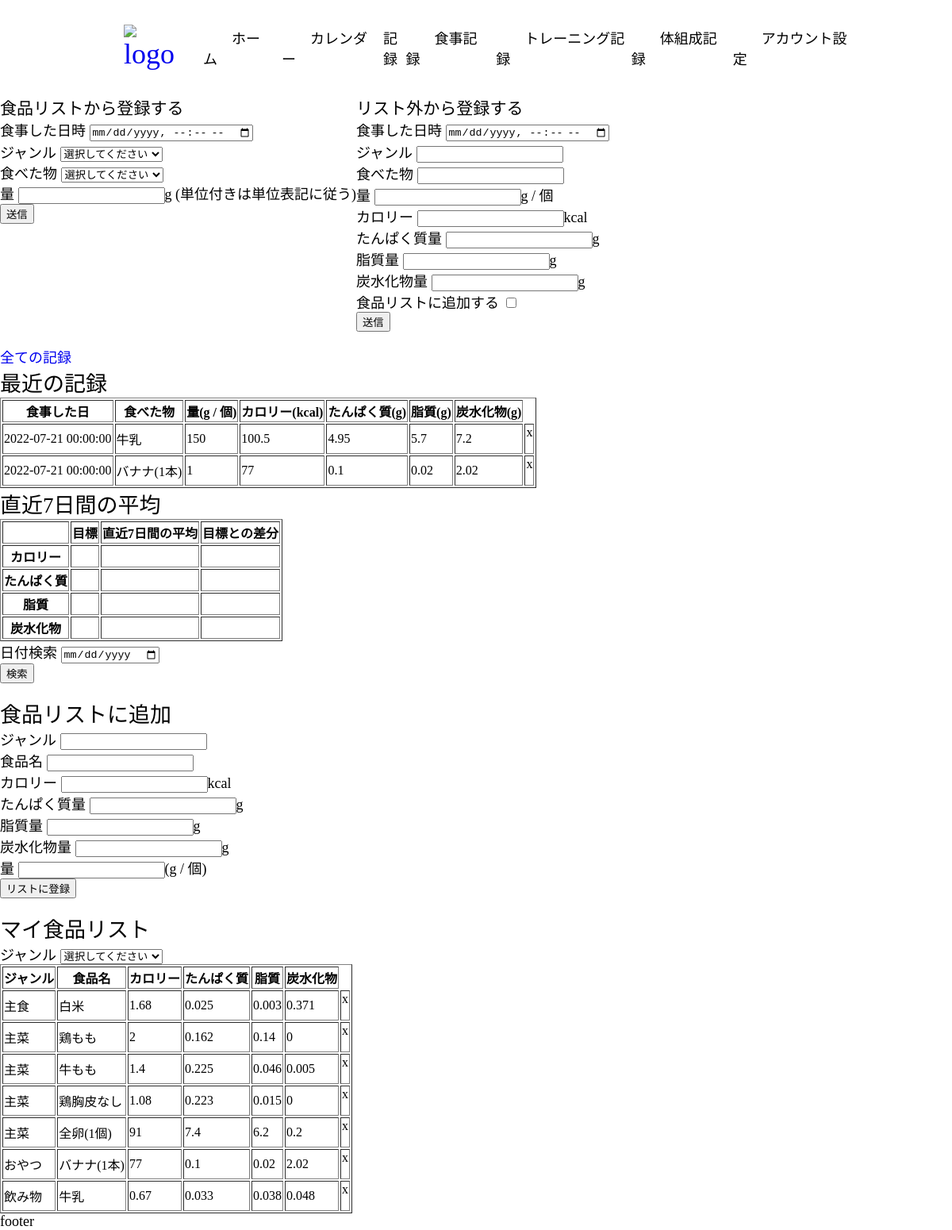
The page /meal.php on the database its author committed.
### tables this page shows
CREATE TABLE meal (
  id INT NOT NULL AUTO_INCREMENT,
  user INT,
  date DATETIME,
  food VARCHAR(50),
  weight DECIMAL(5) UNSIGNED,
  PRIMARY KEY (id)
);

CREATE TABLE foodlist (
  id INT NOT NULL AUTO_INCREMENT,
  user INT,
  hidden BOOLEAN NOT NULL DEFAULT 0,
  genre VARCHAR(50),
  food VARCHAR(50),
  cal DECIMAL(7, 4) UNSIGNED,
  pro DECIMAL(7, 4) UNSIGNED,
  fat DECIMAL(7, 4) UNSIGNED,
  car DECIMAL(7, 4) UNSIGNED,
  PRIMARY KEY (id)
);

### app/functions.php (called while the page is built, shortened)
<?php
function h($str)
{
  return htmlspecialchars($str, ENT_QUOTES, 'UTF-8');
}
function getrecentMeals($pdo)
{
  $stmt = $pdo->query("SELECT meal.id, meal.user, meal.date, meal.food, meal.weight, foodlist.genre, foodlist.cal, foodlist.pro, foodlist.fat, foodlist.car FROM meal INNER JOIN foodlist ON meal.food = foodlist.food ORDER BY meal.date DESC LIMIT 5;");
  $getrecentmeals = $stmt->fetchAll();
  return $getrecentmeals;
}
function getFoodlist($pdo)
{
  $stmt = $pdo->query("SELECT * FROM foodlist WHERE hidden = 1;");
  $getfoodlist = $stmt->fetchAll();
  return $getfoodlist;
}

### public/meal.php (the view, shortened to what this page needs)
<?php
require_once(__DIR__ . '/app/functions.php');
$getrecentmeals = getrecentMeals($pdo);
$getfoodlist = getFoodlist($pdo);
?>
<body>
<?php require_once(__DIR__ . '/pages/_header.php'); ?>
<article id="addmealarticle">
<section id="addmealfromlist">
  <h1>食品リストから登録する</h1>
  <form action="?action=addmeal" method="post">
    <ul id="form">
    <li>
      <label for="date">食事した日時</label>
      <input type="datetime-local" name="date" id="date" required>
    </li>
    <li>
      <label for="genre">ジャンル</label>
      <select type="text" name="genre" id="genre" required>
        <option value="">選択してください</option>
      </select>
    </li>
    <li>
      <label for="food">食べた物</label>
      <select type="text" name="food" id="food" required>
        <option value="">選択してください</option>
      </select>
    </li>
    <li>
      <label for="weight">量</label>
      <input type="number" name="weight" id="weight" required>g (単位付きは単位表記に従う)
    </li>
    <li>
      <button type="submit">送信</button>
    </li>
    </ul>
  </form>
</section>
<section id="addmealwithoutlist">
  <h1>リスト外から登録する</h1>
  <form action="?action=addmealandlist" method="post">
    <ul id="form">
    <li>
      <label for="date">食事した日時</label>
      <input type="datetime-local" name="date" id="date" required>
    </li>
    <li>
      <label for="genre">ジャンル</label>
      <input type="text" name="genre" id="genre" required>
    </li>
    <li>
      <label for="food">食べた物</label>
      <input type="text" name="food" id="food" required>
    </li>
    <li>
      <label for="weight">量</label>
      <input type="number" name="weight" id="weight" required>g / 個</li>
    <li>
    <li>
      <label for="cal">カロリー</label>
      <input type="number" name="cal" id="cal" required>kcal
    </li>
    <li>
      <label for="pro">たんぱく質量</label>
      <input type="number" name="pro" id="pro" required>g
    </li>
    <li>
      <label for="fat">脂質量</label>
      <input type="number" name="fat" id="fat" required>g
    </li>
    <li>
      <label for="car">炭水化物量</label>
      <input type="number" name="car" id="car" required>g
    </li>
      食品リストに追加する
      <input type="checkbox" name="check" id="check" value="1">
    </li>
    <li>
      <button type="submit">送信</button>
    </li>
    </ul>
  </form>
</section>
</article>
<a href="/allmeal.php">全ての記録</a>
<section id="recentmeallist">
  <h1>最近の記録</h1>
  <ul>
    <li>
    <table border="1">
      <tr>
        <th>食事した日</th>
        <th>食べた物</th>
        <th>量(g / 個)</th>
        <th>カロリー(kcal)</th>
        <th>たんぱく質(g)</th>
        <th>脂質(g)</th>
        <th>炭水化物(g)</th>
      </tr>
      <?php foreach ($getrecentmeals as $getrecentmeal): ?>
      <tr>
      <td><?= h($getrecentmeal->date); ?></td>
      <td><?= h($getrecentmeal->food); ?></td>
      <td><?=floatval(h($getrecentmeal->weight)); ?></td>
      <td><?=floatval(h($getrecentmeal->cal) * h($getrecentmeal->weight)); ?></td>
      <td><?=floatval(h($getrecentmeal->pro) * h($getrecentmeal->weight)); ?></td>
      <td><?=floatval(h($getrecentmeal->fat) * h($getrecentmeal->weight)); ?></td>
      <td><?=floatval(h($getrecentmeal->car) * h($getrecentmeal->weight)); ?></td>
      <td>
        <form action="?action=deletemeal" method="post">
          <span class="delete">x</span>
        </form>
      </td>
      </tr>
      <?php endforeach; ?>
    </table>
    </li>
  </ul>
</section>
<section id="recent7days">
  <h1>直近7日間の平均</h1>
  <table border="1">
    <tr>
      <th></th>
      <th>目標</th>
      <th>直近7日間の平均</th>
      <th>目標との差分</th>
    </tr>
    <tr>
      <th>カロリー</th>
      <td></td>
      <td></td>
      <td></td>
    </tr>
    <tr>
      <th>たんぱく質</th>
      <td></td>
      <td></td>
      <td></td>
    </tr>
    <tr>
      <th>脂質</th>
      <td></td>
      <td></td>
      <td></td>
    </tr>
    <tr>
      <th>炭水化物</th>
      <td></td>
      <td></td>
      <td></td>
    </tr>
  </table>
</section>
<form action="?action=searchbydate" method="get">
  <ul>
  <li>
    <label for="">日付検索</label>
    <input type="date" name="searchbydate" id="searchbydate"required>
  </li>
  <li>
    <button type="submit">検索</button>
  </li>
  </ul>
</form>
<section id="addfoodlist">
  <h1>食品リストに追加</h1>
  <form action="?action=addlist" method="post">
    <ul id="form">
    <li>
      <label for="genre">ジャンル</label>
      <input type="text" name="genre" id="genre" required>
    </li>
    <li>
      <label for="food">食品名</label>
      <input type="text" name="food" id="food" required>
    </li>
    <li>
      <label for="cal">カロリー</label>
      <input type="number" name="cal" id="cal" required>kcal</li>
    <li>
    <li>
      <label for="pro">たんぱく質量</label>
      <input type="number" name="pro" id="pro" required>g
    </li>
    <li>
      <label for="fat">脂質量</label>
      <input type="number" name="fat" id="fat" required>g
    </li>
    <li>
      <label for="car">炭水化物量</label>
      <input type="number" name="car" id="car" required>g
    <li>
    <li>
      <label for="weight">量</label>
      <input type="number" name="weight" id="weight" required>(g / 個)
    </li>
      <button type="submit">リストに登録</button>
    </li>
    </ul>
  </form>
</section>
<section id="foodlist">
  <h1>マイ食品リスト</h1>
    <label for="genre">ジャンル</label>
    <select type="text" name="genre" id="genre" required>
      <option value="">選択してください</option>
    </select>
  <table border="1">
    <tr>
      <th>ジャンル</th>
      <th>食品名</th>
      <th>カロリー</th>
      <th>たんぱく質</th>
      <th>脂質</th>
      <th>炭水化物</th>
    </tr>
    <?php foreach ($getfoodlist as $getfoodlist): ?>
      <tr>
      <td><?= h($getfoodlist->genre); ?></td>
      <td><?= h($getfoodlist->food); ?></td>
      <td><?= floatval(h($getfoodlist->cal)); ?></td>
      <td><?= floatval(($getfoodlist->pro)); ?></td>
      <td><?= floatval(($getfoodlist->fat)); ?></td>
      <td><?= floatval(($getfoodlist->car)); ?></td>
      <td>
        <form action="?action=deletelist" method="post">
          <span class="delete">x</span>
        </form>
      </td>
      </tr>
      <?php endforeach; ?>
  </table>
</section>
<?php require_once(__DIR__ . '/pages/_footer.php'); ?>
</body>
</html>

### public/pages/_header.php (shortened to what this page needs)
<!DOCTYPE html>
<html lang="ja">
<head>
  <link rel="stylesheet" href="css/style.css">
</head>
<header>
  <div class="header-wrapper">
    <ul class="header-ul">
      <li><h1 class="header-item">
      <a href="/home.php"><img src="img/logo.png" alt="logo" class="header-logo"></a></h1></li>
      <li><a href="/home.php" class="header-item">ホーム</a></li>
      <li><a href="/calendar.php" class="header-item">カレンダー</a></li>
      <li>記録<li>
      <li><a href="/meal.php" class="header-item">食事記録</a></li>
      <li><a href="/training.php" class="header-item">トレーニング記録</a></li>
      <li><a href="/body.php" class="header-item">体組成記録</a></li>
      <li><a href="/account.php" class="header-item">アカウント設定</a></li>
    </ul>
  </div>
</header>

### public/pages/_footer.php (shortened to what this page needs)
<footer class="footer">
footer
</footer>

### public/css/style.css (style rules this page uses)
* { box-sizing: border-box; --base-color: #fff; --main-color: #000; --accent-color: #D00; --headerheight: 60px; }
html { font-size: 12px; }
body { margin: 0; color: var(--main-color); background-color: var(--base-color); }
h1, h2, h3, h4, h5, h6, p { margin: 0; font-weight: normal; }
ul, ol { margin: 0; padding: 0; list-style: none; }
a { text-decoration: none; transition: .1s ease-in-out; }
@media screen and (min-width: 900px) { html { font-size: 18px; } }
.header-wrapper { display: flex; justify-content: center; margin-bottom: calc(var(--headerheight) * 2); }
.header-ul { width: 80%; height: var(--headerheight); display: flex; align-items: center; justify-content: space-between; position: fixed; top: calc(var(--headerheight) / 2); z-index: 3; background-color: var(--); }
.header-item { margin: auto 2rem; color: var(--main-color); }
.header-logo { display: block; }
#addmealarticle { display: flex; }

### rows shown on the page
meal: date "2022-07-21 00:00:00", food "牛乳", weight "150", h($getrecentmeal->cal)*h($getrecentmeal->weight) "100.5", h($getrecentmeal->pro)*h($getrecentmeal->weight) "4.95", h($getrecentmeal->fat)*h($getrecentmeal->weight) "5.7", h($getrecentmeal->car)*h($getrecentmeal->weight) "7.2"
meal: date "2022-07-21 00:00:00", food "バナナ(1本)", weight "1", h($getrecentmeal->cal)*h($getrecentmeal->weight) "77", h($getrecentmeal->pro)*h($getrecentmeal->weight) "0.1", h($getrecentmeal->fat)*h($getrecentmeal->weight) "0.02", h($getrecentmeal->car)*h($getrecentmeal->weight) "2.02"
foodlist: genre "主食", food "白米", cal "1.68", pro "0.025", fat "0.003", car "0.371"
foodlist: genre "主菜", food "鶏もも", cal "2", pro "0.162", fat "0.14", car "0"
foodlist: genre "主菜", food "牛もも", cal "1.4", pro "0.225", fat "0.046", car "0.005"
foodlist: genre "主菜", food "鶏胸皮なし", cal "1.08", pro "0.223", fat "0.015", car "0"
foodlist: genre "主菜", food "全卵(1個)", cal "91", pro "7.4", fat "6.2", car "0.2"
foodlist: genre "おやつ", food "バナナ(1本)", cal "77", pro "0.1", fat "0.02", car "2.02"
foodlist: genre "飲み物", food "牛乳", cal "0.67", pro "0.033", fat "0.038", car "0.048"
